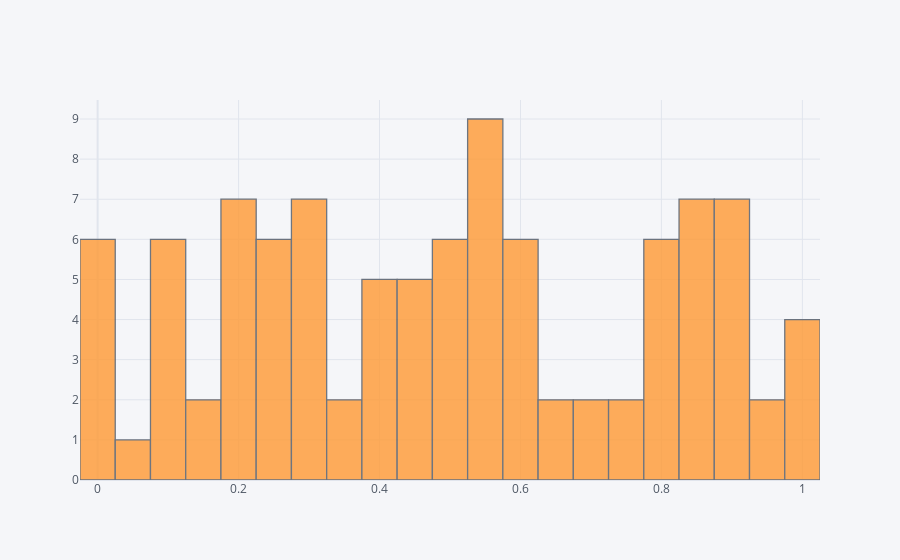

Here is the notebook cell this chart was saved with:
### Code cell
df['A'].iplot(kind='hist', bins=20)

### Figure 1 — Plotly figure (JSON) as saved in the notebook; plotly's stock layout.template omitted (floating-point values rounded to 4 significant figures)
{"data": [{"histfunc": "count", "histnorm": "", "marker": {"color": "rgba(255, 153, 51, 1.0)", "line": {"color": "#4D5663", "width": 1.3}}, "name": "A", "nbinsx": 20, "opacity": 0.8, "orientation": "v", "x": [0.1887, 0.9958, 0.8772, 0.4246, 0.59, 0.1859, 0.2107, 0.3722, 0.02476, 0.5191, 0.09569, 0.1468, 0.5096, 0.8439, 0.3118, 0.2284, 0.9139, 0.1004, 0.5682, 0.385, 0.09026, 0.3149, 0.9299, 0.5154, 0.819, 0.8323, 0.9449, 0.7911, 0.7335, 0.7049, 0.8552, 0.1129, 0.2772, 0.7606, 0.245, 0.8817, 0.5279, 0.2177, 0.465, 0.4589, 0.02252, 0.7946, 0.5481, 0.5406, 0.4078, 0.2804, 0.08421, 0.8226, 0.9758, 0.8466, 0.6163, 0.415, 0.4662, 0.7097, 0.6258, 0.8956, 0.5458, 0.5375, 0.4937, 0.5567, 0.3919, 0.785, 0.1832, 0.8565, 0.01866, 0.3174, 0.04758, 0.6018, 0.243, 0.00272, 0.8801, 0.184, 0.002041, 0.3046, 0.5856, 0.4442, 0.8923, 0.8871, 0.09234, 0.5914, 0.5093, 0.3608, 0.5929, 0.1976, 0.6551, 0.1251, 0.0003632, 0.8748, 0.5406, 0.526, 0.9932, 0.248, 0.2555, 0.8662, 0.4616, 0.9819, 0.3012, 0.242, 0.7926, 0.5175], "type": "histogram"}], "layout": {"barmode": "overlay", "legend": {"bgcolor": "#F5F6F9", "font": {"color": "#4D5663"}}, "paper_bgcolor": "#F5F6F9", "plot_bgcolor": "#F5F6F9", "title": {"font": {"color": "#4D5663"}}, "xaxis": {"gridcolor": "#E1E5ED", "showgrid": true, "tickfont": {"color": "#4D5663"}, "title": {"font": {"color": "#4D5663"}, "text": ""}, "zerolinecolor": "#E1E5ED"}, "yaxis": {"gridcolor": "#E1E5ED", "showgrid": true, "tickfont": {"color": "#4D5663"}, "title": {"font": {"color": "#4D5663"}, "text": ""}, "zerolinecolor": "#E1E5ED"}}}
